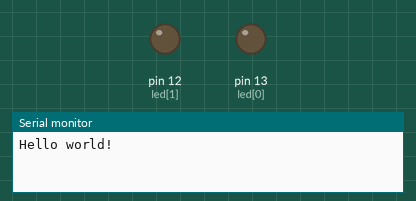
The sketch below on a simulated Arduino Uno, built with avr-gcc and run on an emulated ATmega328P. On the bench: output pins drawn as LEDs (lit = HIGH), the last lines printed to the serial monitor.

Above: at 0.1 s.
At 1.1 s:
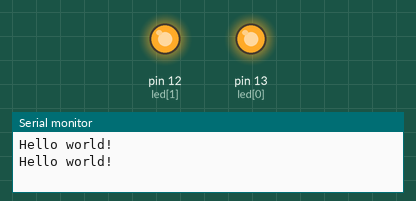
Timing chart, 0 to 2.6 s (numbered marks = the images above):
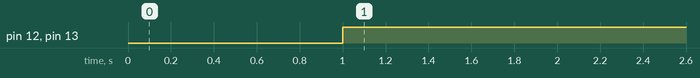

Measured:
- by itself, pin 12 (led[1]), pin 13 (led[0]): LOW → HIGH at 1.0 s

The sketch:

led.ino
```cpp
#include <Arduino.h>
int led[2]={13,12};
void setup()
{
	Serial.begin(9600);
	for(int i=0;i<=1;i++)

	pinMode(led[i], OUTPUT);
}
void fast(){

	Serial.println("Hello world!");

	delay(1000);
	for(int i=0;i<=1;i++){
	digitalWrite(led[i], HIGH);
	//delay(1000);
	//digitalWrite(led[i], LOW);
	//delay(1000);
	}


}


void loop()
{
 fast();
}
```
